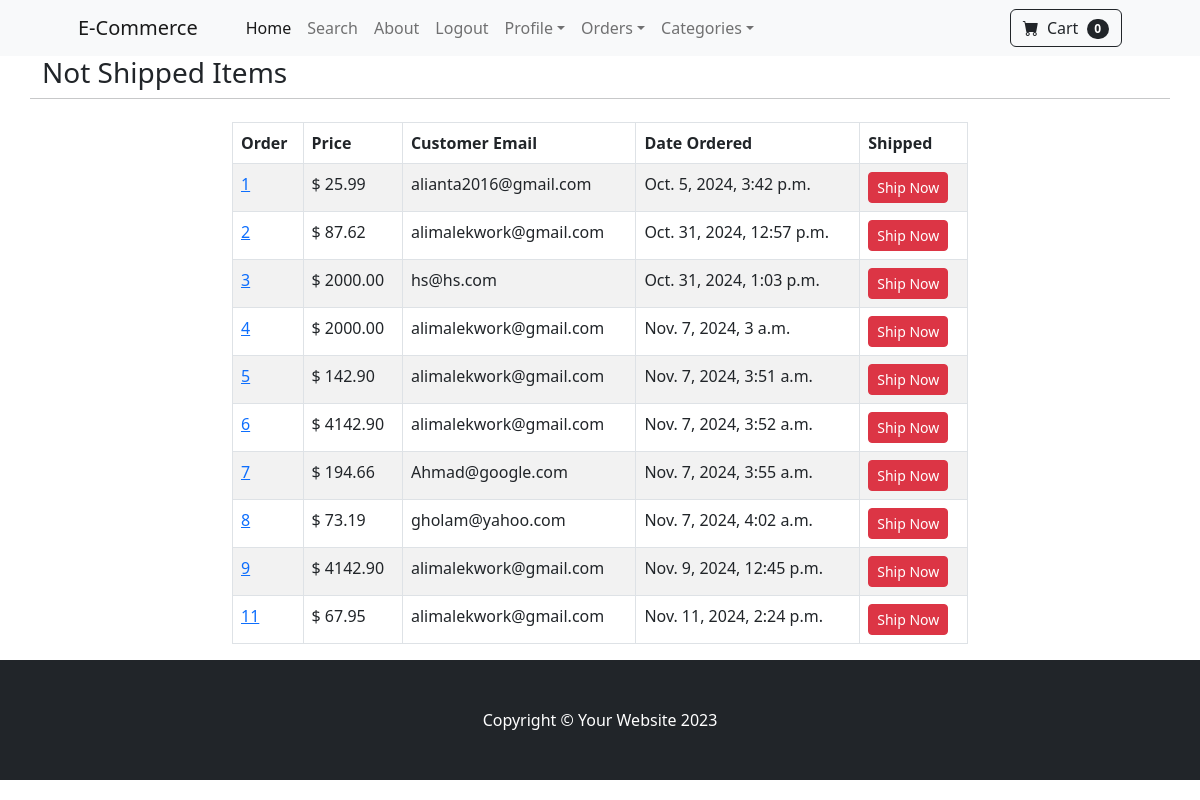
Before: /payment/not_shipped_dash (signed in) with the older database file.
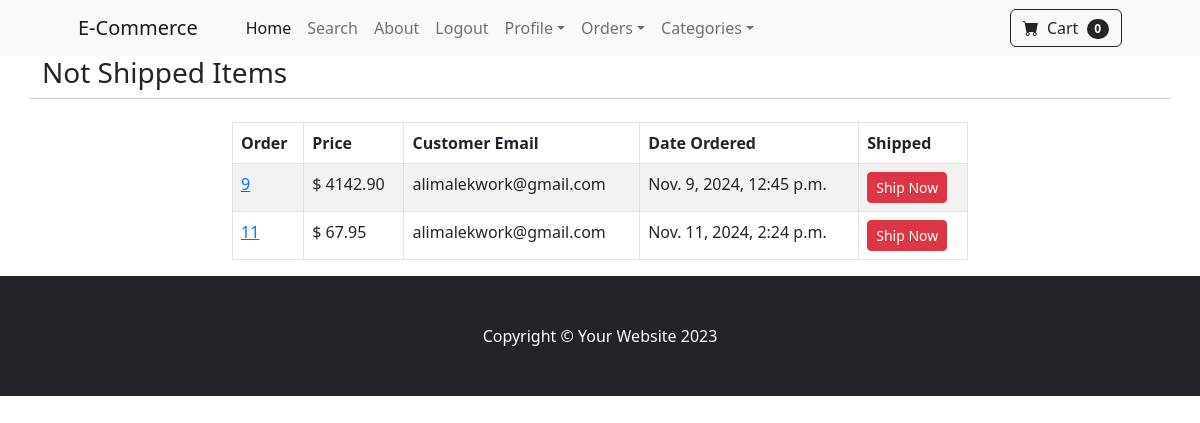
After: the same page with the newer database file.
### payment/models.py (models this page shows, shortened)
class Order(models.Model):
    user = models.ForeignKey(User, on_delete=models.CASCADE, null=True, blank=True)
    full_name = models.CharField(max_length=250)
    email = models.EmailField(max_length=250)
    shipping_address = models.TextField()
    amount_paid = models.DecimalField(max_digits=10, decimal_places=2)
    date_ordered = models.DateTimeField(auto_now_add=True)
    shipped = models.BooleanField(default=False)
    date_shipped = models.DateTimeField(blank=True, null=True)

### payment/views.py (the view, shortened to what this page needs)
# urls.py: path('not_shipped_dash', views.not_shipped_dash, name='not_shipped_dash'),
def not_shipped_dash(request):
    if request.user.is_authenticated and request.user.is_superuser:
        orders = Order.objects.filter(shipped=False)
        return render(request, "payment/not_shipped_dash.html", {'orders': orders})
    else:
        messages.success(request, "Access Denied!")
        return redirect('home')

### cart/cart.py (called while the page is built)
    def __len__(self):
        return len(self.cart)

### cart/context_processors.py (called while the page is built)
def cart(request):
    return {'cart': Cart(request)}

### store/context_processors.py (called while the page is built)
def categories(request):
    categories = Category.objects.all()
    return {'categories': categories}

### payment/templates/payment/not_shipped_dash.html (shortened to what this page needs)
{% extends 'store/base.html' %}
{% block content %}
        <div class="container">
            <div class="row">
                <h3>Not Shipped Items</h3>
                <br/>
                <hr>
                <br/>
                    <div class="col-8 mx-auto">
                        <table class="table table-striped table-hover table-bordered">
                          <thead>
                            <tr>
                              <th scope="col">Order</th>
                              <th scope="col">Price</th>
                              <th scope="col">Customer Email</th>
                              <th scope="col">Date Ordered</th>
                              <th scope="col">Shipped</th>
                            </tr>
                          </thead>
                          <tbody>
                          {% for order in orders %}
                          	 <tr>
                              <td><a href="{% url 'orders' order.id %}">{{ order.id }}</a></td>
                              <td>$ {{ order.amount_paid }}</td>
                              <td>{{ order.email }}</td>
                              <td>{{ order.date_ordered }}</td>
                              <td>
                                  <form method="post">
                                      <button type="submit" class="btn btn-danger btn-sm">Ship Now</button>
                                  </form>
                              </td>
                            </tr>
                          {% endfor %}
                          </tbody>
                        </table>
                    </div>
            </div>
        </div>
{% endblock %}

### store/templates/store/base.html (shortened to what this page needs)
{% load static %}
<!DOCTYPE html>
<html lang="en">
    <head>
        <link href="https://cdn.jsdelivr.net/npm/bootstrap-icons@1.5.0/font/bootstrap-icons.css" rel="stylesheet" />
        <link href="{% static 'css/styles.css' %}" rel="stylesheet" />
    </head>
    <body>
        {% include 'store/navbar.html' %}
        {% block content %}
        {% endblock %}
        <footer class="py-5 bg-dark">
            <div class="container"><p class="m-0 text-center text-white">Copyright &copy; Your Website 2023</p></div>
        </footer>
    </body>
</html>

### store/templates/store/navbar.html (shortened to what this page needs)
        <nav class="navbar navbar-expand-lg navbar-light bg-light">
            <div class="container px-4 px-lg-5">
                <a class="navbar-brand" href="{% url 'home' %}">E-Commerce</a>
                <div class="collapse navbar-collapse" id="navbarSupportedContent">
                    <ul class="navbar-nav me-auto mb-2 mb-lg-0 ms-lg-4">
                        <li class="nav-item"><a class="nav-link active" aria-current="page" href="{% url 'home' %}">Home</a></li>
                        <li class="nav-item"><a class="nav-link" href="{% url 'search' %}">Search</a></li>
                        <li class="nav-item"><a class="nav-link" href="{% url 'about' %}">About</a></li>
                        {% if user.is_authenticated %}
                        	<li class="nav-item"><a class="nav-link" href="{% url 'logout' %}">Logout</a></li>
                            <li class="nav-item dropdown">
                                <a class="nav-link dropdown-toggle" id="navbarDropdown" href="#" role="button" data-bs-toggle="dropdown" aria-expanded="false">Profile</a>
                            </li>
                            {% if user.is_superuser %}
                            	<li class="nav-item dropdown">
                                <a class="nav-link dropdown-toggle" id="navbarDropdown" href="#" role="button" data-bs-toggle="dropdown" aria-expanded="false">Orders</a>
                            </li>
                            {% endif %}
                        {% else %}
                            <li class="nav-item"><a class="nav-link" href="{% url 'login' %}">Login</a></li>
                            <li class="nav-item"><a class="nav-link" href="{% url 'register' %}">Register</a></li>
                        {% endif %}
                        <li class="nav-item dropdown">
                            <a class="nav-link dropdown-toggle" id="navbarDropdown" href="#" role="button" data-bs-toggle="dropdown" aria-expanded="false">Categories</a>
                        </li>
                    </ul>
                    <form class="d-flex">
                        <a href="{% url 'cart_summary' %}" class="btn btn-outline-dark">
                            <i class="bi-cart-fill me-1"></i>
                            Cart
                            <span class="badge bg-dark text-white ms-1 rounded-pill" id="cart_quantity">{{ cart|length }}</span>
                        </a>
                    </form>
                </div>
            </div>
        </nav>

Changed rows visible on the page:
removed Order: id "1", amount_paid "25.99", email "alianta2016@gmail.com", date_ordered "Oct. 5, 2024, 3:42 p.m."
removed Order: id "2", amount_paid "87.62", email "alimalekwork@gmail.com", date_ordered "Oct. 31, 2024, 12:57 p.m."
removed Order: id "3", amount_paid "2000.00", email "hs@hs.com", date_ordered "Oct. 31, 2024, 1:03 p.m."
removed Order: id "4", amount_paid "2000.00", email "alimalekwork@gmail.com", date_ordered "Nov. 7, 2024, 3 a.m."
removed Order: id "5", amount_paid "142.90", email "alimalekwork@gmail.com", date_ordered "Nov. 7, 2024, 3:51 a.m."
removed Order: id "6", amount_paid "4142.90", email "alimalekwork@gmail.com", date_ordered "Nov. 7, 2024, 3:52 a.m."
removed Order: id "7", amount_paid "194.66", email "Ahmad@google.com", date_ordered "Nov. 7, 2024, 3:55 a.m."
removed Order: id "8", amount_paid "73.19", email "gholam@yahoo.com", date_ordered "Nov. 7, 2024, 4:02 a.m."
